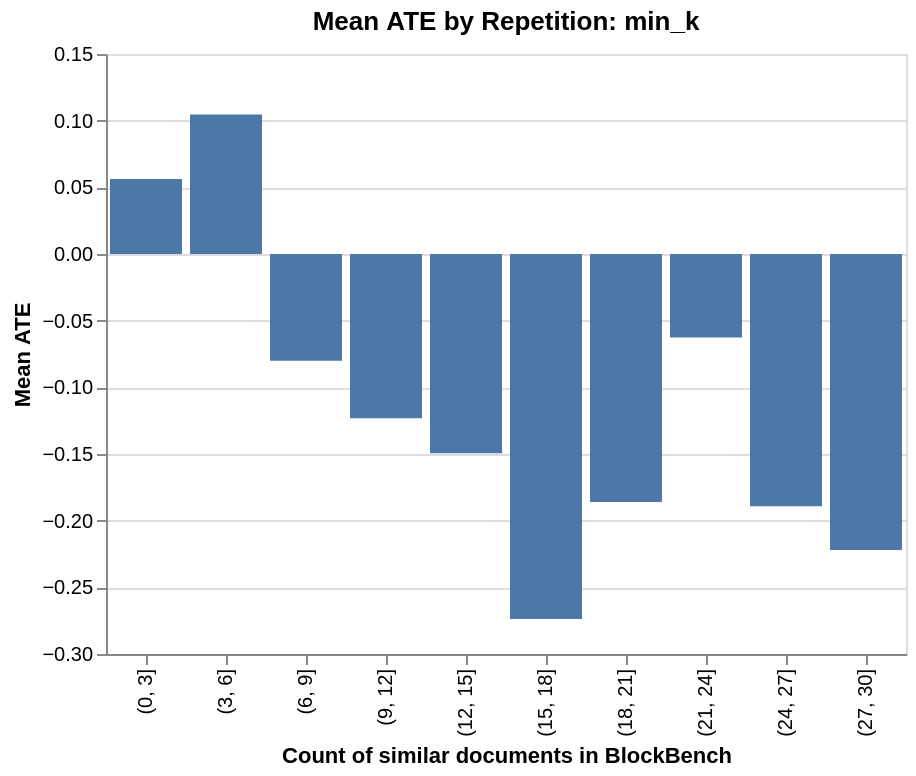

Notebook code cell kept with this figure:
### Code cell
method = "min_k"
D = blocks.merge(noblocks, on=["doc_id", "method"])[["blocks_score", "size", "noblocks_score", "doc_id", "method"]].drop_duplicates()
D["delta"] = D["blocks_score"] - D["noblocks_score"]
D = D[D["size"] <= 30].copy()
D["size_bin"] = pd.cut(D["size"], bins=range(0, 31, 3), right=True)
D = D[D['method'] == method].copy()

df = D.groupby("size_bin").agg(
    delta_mean=("delta", "mean"),
    count=("delta", "count")
).reset_index()

import altair as alt

df["size_bin"] = df["size_bin"].astype(str)
alt.Chart(df).mark_bar().encode(
    x=alt.X("size_bin:N", sort=None, title="Count of similar documents in BlockBench"),
    y=alt.Y("delta_mean:Q", title="Mean ATE"),
    tooltip=["size_bin", "delta_mean", "count"]
).properties(
    title=f"Mean ATE by Repetition: {method}",
    width=400,
    height=300
)

### Figure 1 — Vega-Lite specification as saved in the notebook (floating-point values rounded to 4 significant figures)
{"config": {"view": {"continuousWidth": 300, "continuousHeight": 300}}, "data": {"name": "data-142230ee7424fdb73b30dba20121a692"}, "mark": {"type": "bar"}, "encoding": {"tooltip": [{"field": "size_bin", "type": "nominal"}, {"field": "delta_mean", "type": "quantitative"}, {"field": "count", "type": "quantitative"}], "x": {"field": "size_bin", "sort": null, "title": "Count of similar documents in BlockBench", "type": "nominal"}, "y": {"field": "delta_mean", "title": "Mean ATE", "type": "quantitative"}}, "height": 300, "title": "Mean ATE by Repetition: min_k", "width": 400, "$schema": "https://vega.github.io/schema/vega-lite/v5.20.1.json", "datasets": {"data-142230ee7424fdb73b30dba20121a692": [{"size_bin": "(0, 3]", "delta_mean": 0.05629, "count": 1624}, {"size_bin": "(3, 6]", "delta_mean": 0.1047, "count": 224}, {"size_bin": "(6, 9]", "delta_mean": -0.07997, "count": 150}, {"size_bin": "(9, 12]", "delta_mean": -0.1232, "count": 2029}, {"size_bin": "(12, 15]", "delta_mean": -0.1495, "count": 753}, {"size_bin": "(15, 18]", "delta_mean": -0.2738, "count": 340}, {"size_bin": "(18, 21]", "delta_mean": -0.186, "count": 528}, {"size_bin": "(21, 24]", "delta_mean": -0.06268, "count": 517}, {"size_bin": "(24, 27]", "delta_mean": -0.1892, "count": 292}, {"size_bin": "(27, 30]", "delta_mean": -0.222, "count": 243}]}}
